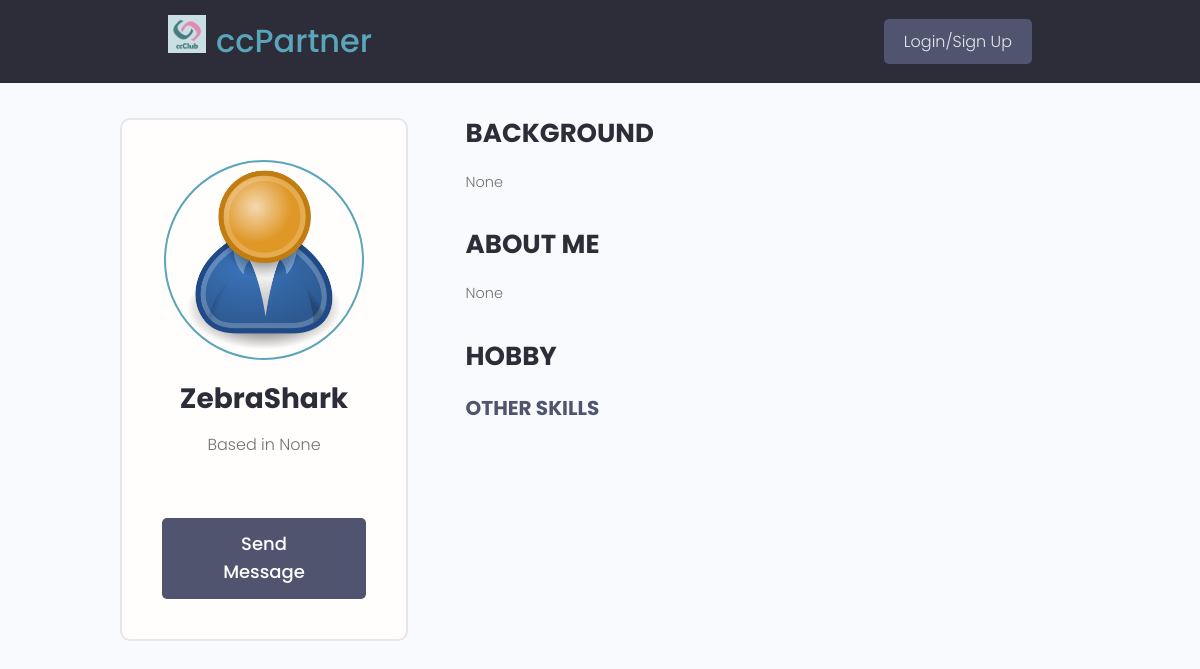
Page /user-profile/2549598c-2c03-47d2-80b1-91a6200a50bf/ on the earlier database version.
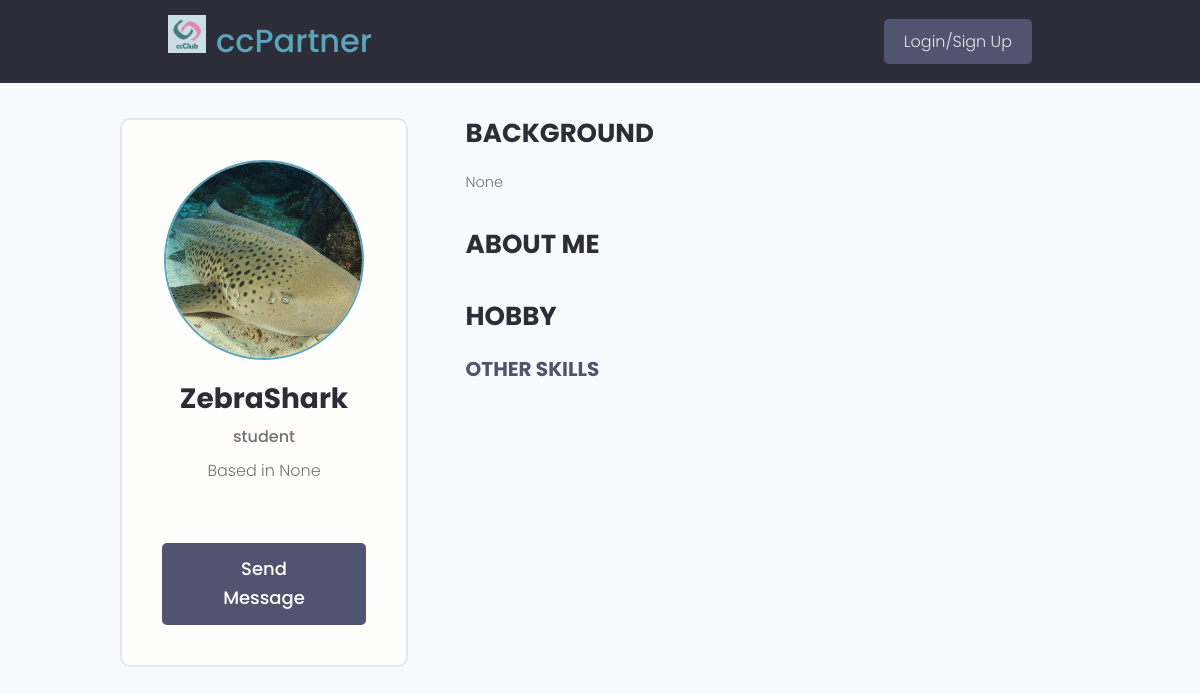
Same page on the later database version.
### users/models.py (models this page shows, shortened)
class Profile(models.Model):
    JOB_TYPE = (
        ('student', '學生'),
        ('employed', '在職'),
        ('other', '其他'),
    )
    user = models.OneToOneField( User,
                                 on_delete=models.CASCADE,
                                 null=True,
                                 blank=True )
    name = models.CharField( max_length=100,
                             blank=True,
                             null=True )
    email = models.EmailField( max_length=200,
                               blank=True,
                               null=True )
    username = models.CharField( max_length=200,
                                 blank=True,
                                 null=True )
    bio = models.TextField( blank=True,
                            null=True )
    profile_image = models.ImageField( blank=True,
                                       null=True,
                                       upload_to="profiles/",
                                       default = 'profiles/user-default.png' )
    social_facebook = models.CharField( max_length=200,
                                        blank=True,
                                        null=True )
    location = models.CharField( max_length=100,
                                 blank=True,
                                 null=True,
                                 default="Taiwan" )
    background = models.CharField( max_length=200,
                                   blank=True,
                                   null=True )
    job = models.CharField( max_length=100,
                            choices=JOB_TYPE,
                            default="other" )
    is_host = models.BooleanField( default=False )
    group_id = models.CharField( max_length=200,
                                 default=None,
                                 blank=True,
                                 null=True )
    created = models.DateTimeField( auto_now_add=True )
    id = models.UUIDField( default=uuid.uuid4,
                           unique=True,
                           primary_key=True,
                           editable=False )
    @property
    def imageURL(self):
        try:
            url = self.profile_image.url
        except:
            url = '/images/profiles/user-default.png'
        return url

### users/views.py (the view)
# urls.py: path('user-profile/<str:pk>/', views.userProfile, name="user-profile"),
def userProfile(request, pk):
    profile = Profile.objects.get(id=pk)
    topHobbies = profile.hobby_set.exclude(description__exact='')
    otherHobbies = profile.hobby_set.filter(description__exact='')
    context = {
        "profile":profile,
        'topHobbies': topHobbies,
        'otherHobbies': otherHobbies,
    }
    return render(request, 'users/user-profile.html', context=context)

### users/templates/users/user-profile.html (shortened to what this page needs)
{% extends 'main.html' %}
{% block content %}
<main class="profile my-md">
    <div class="container">
      <div class="layout">
        <div class="column column--1of3">
          <div class="card text-center">
            <div class="card__body dev">
              <img class="avatar avatar--xl" src="{{ profile.imageURL }}" />
              <h2 class="dev__name">{{ profile.username }}</h2>
              <p class="dev__title">{{ profile.job }}</p>
              <p class="dev__location">Based in {{ profile.location }}</p>
              {% if request.user.profile != profile %}
              <a href="{% url 'create-message' profile.id %}" class="btn btn--sub btn--lg">Send Message </a>
              {% endif %}
            </div>
          </div>
        </div>
        <div class="column column--2of3">
          <div class="devInfo">
            <h3 class="devInfo__title">Background</h3>
            <p class="devInfo__about">
              {{ profile.background }}
            </p>
          </div>
          <div class="devInfo">
            <h3 class="devInfo__title">About Me</h3>
            <p class="devInfo__about">
              {{ profile.bio }}
            </p>
          </div>
          <div class="devInfo">
            <h3 class="devInfo__title">Hobby</h3>
            <div class="devInfo__skills">
              <h3 class="devInfo__subtitle">Other Skills</h3>
            </div>
          </div>
        </div>
      </div>
    </div>
  </main>
{% endblock %}

Differences in the rows shown:
changed Profile "ZebraShark": imageURL: picture added in place of a placeholder; job (not shown) → "student"; bio "None" → (not shown)
